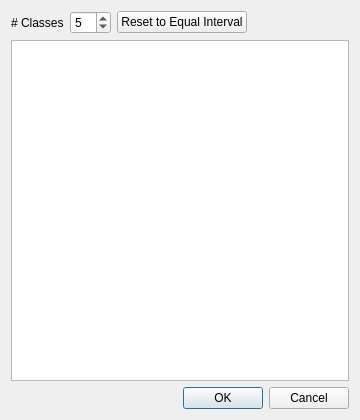
<?xml version="1.0" encoding="UTF-8"?>
<ui version="4.0">
 <class>Dialog</class>
 <widget class="QDialog" name="Dialog">
  <property name="geometry">
   <rect>
    <x>0</x>
    <y>0</y>
    <width>360</width>
    <height>420</height>
   </rect>
  </property>
  <property name="windowTitle">
   <string>Manual breaks</string>
  </property>
  <layout class="QVBoxLayout" name="verticalLayout">
   <item>
    <layout class="QHBoxLayout" name="horizontalLayoutClasses">
     <item>
      <widget class="QLabel" name="labelClasses">
       <property name="text">
        <string># Classes</string>
       </property>
       <property name="buddy">
        <cstring>spinClasses</cstring>
       </property>
      </widget>
     </item>
     <item>
      <widget class="QSpinBox" name="spinClasses">
       <property name="minimum">
        <number>2</number>
       </property>
       <property name="maximum">
        <number>50</number>
       </property>
       <property name="value">
        <number>5</number>
       </property>
      </widget>
     </item>
     <item>
      <widget class="QPushButton" name="btReset">
       <property name="text">
        <string>Reset to Equal Interval</string>
       </property>
      </widget>
     </item>
     <item>
      <spacer name="hSpacer">
       <property name="orientation">
        <enum>Qt::Horizontal</enum>
       </property>
       <property name="sizeHint" stdset="0">
        <size>
         <width>20</width>
         <height>20</height>
        </size>
       </property>
      </spacer>
     </item>
    </layout>
   </item>
   <item>
    <widget class="QTableWidget" name="tableBreaks">
     <property name="alternatingRowColors">
      <bool>true</bool>
     </property>
     <property name="selectionBehavior">
      <enum>QAbstractItemView::SelectRows</enum>
     </property>
    </widget>
   </item>
   <item>
    <widget class="QDialogButtonBox" name="buttonBox">
     <property name="orientation">
      <enum>Qt::Horizontal</enum>
     </property>
     <property name="standardButtons">
      <set>QDialogButtonBox::Cancel|QDialogButtonBox::Ok</set>
     </property>
    </widget>
   </item>
  </layout>
 </widget>
 <resources/>
 <connections>
  <connection>
   <sender>buttonBox</sender>
   <signal>accepted()</signal>
   <receiver>Dialog</receiver>
   <slot>accept()</slot>
  </connection>
  <connection>
   <sender>buttonBox</sender>
   <signal>rejected()</signal>
   <receiver>Dialog</receiver>
   <slot>reject()</slot>
  </connection>
 </connections>
</ui>
